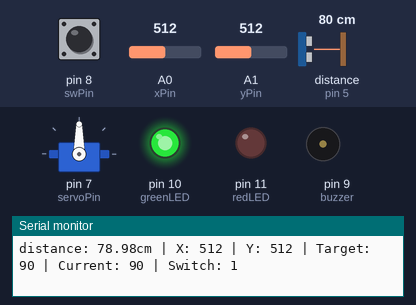
Recording of a sketch running on a simulated Arduino Uno, built with avr-gcc and run on an emulated ATmega328P. Shown: servo, output pins drawn as LEDs (lit = HIGH), buzzer (waves = sounding, pin HIGH), the last lines printed to the serial monitor. Wiring (inferred from the names in the program): ultrasonic range finder: trigger pin 6; echo pin 5. The inputs (shaded band) are chosen by the test bench; at power-on: A0 (xPin) = 512, distance to the obstacle (sensor on pin 5) 80 cm, pin 8 (swPin) HIGH, A1 (yPin) = 512. The echo pulse lasts 58.3 µs per cm; pins used as bus, display or sensor lines are not drawn.

Above: at 1.2 s.
1.3 s: A0 (xPin) set to 716
At 2.27 s:
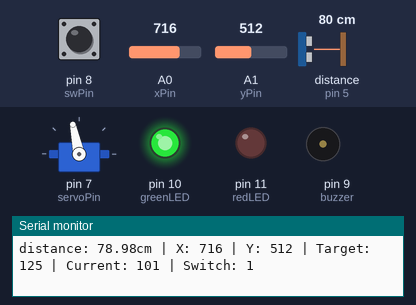
At 4.25 s:
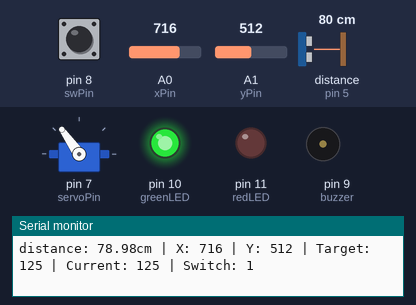
4.3 s: A0 (xPin) set to 1023
At 5.53 s:
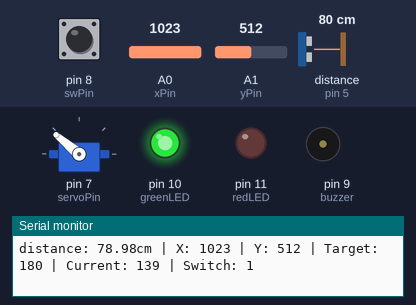
7.3 s: distance to the obstacle (sensor on pin 5) set to 22 cm
10.3 s: distance to the obstacle (sensor on pin 5) set to 19 cm
At 10.7 s:
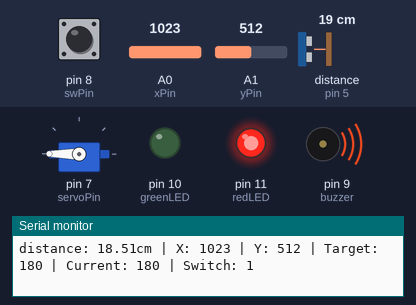
11.8 s: pin 8 (swPin) pulled LOW for 0.15 s
14.8 s: A0 (xPin) set to 80
Timing chart, 0 to 21.3 s (numbered marks = the images above; inputs shaded):
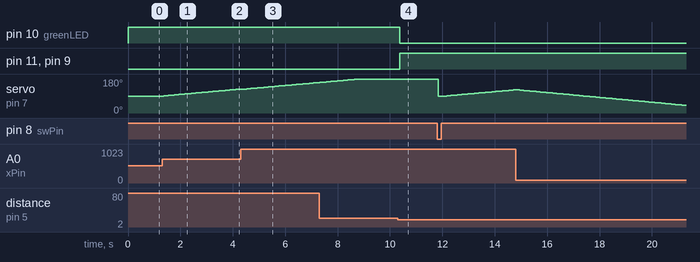

The sketch:

Joystick_Controlled_Ultrasonic_Scanner.ino
```cpp
#include <Servo.h>

int servoPin = 7;
Servo servo;
int currentAngle = 90;
int targetAngle = 90;

int xPin = A0;
int yPin = A1;
int swPin = 8;

int greenLED = 10;
int redLED = 11;
int buzzer = 9;

int trigPin = 6;
int echoPin = 5;
float duration_us, distance_cm;

void setup() {
  Serial.begin(9600);

  servo.attach(servoPin);
  pinMode(swPin, INPUT_PULLUP);
  servo.write(currentAngle);

  pinMode(greenLED, OUTPUT);
  pinMode(redLED, OUTPUT);
  pinMode(buzzer, OUTPUT);

  pinMode(trigPin, OUTPUT);
  pinMode(echoPin, INPUT);
}

void loop() {
  int xValue = analogRead(xPin);
  int yValue = analogRead(yPin);
  targetAngle = map(xValue, 0, 1023, 0, 180);

  if (currentAngle < targetAngle) {
    currentAngle++;
  } else if (currentAngle > targetAngle) {
    currentAngle--;
  }

  servo.write(currentAngle);
  delay(10);


  if (digitalRead(swPin) == LOW) {
    currentAngle = 90;
    targetAngle = 90;
    servo.write(currentAngle);
    delay(300);
  }

  digitalWrite(trigPin, HIGH);
  delayMicroseconds(10);
  digitalWrite(trigPin, LOW);

  duration_us = pulseIn(echoPin, HIGH);
  distance_cm = 0.017 * duration_us;

  if(distance_cm <= 20){
    digitalWrite(redLED, HIGH);
    digitalWrite(greenLED,LOW);
    digitalWrite(buzzer, HIGH);
  }

  else if(distance_cm > 20){
    digitalWrite(redLED, LOW);
    digitalWrite(greenLED,HIGH);
    digitalWrite(buzzer, LOW);
  }

  Serial.print("distance: ");
  Serial.print(distance_cm);
  Serial.print("cm");
  Serial.print(" | X: ");
  Serial.print(xValue);
  Serial.print(" | Y: ");
  Serial.print(yValue);
  Serial.print(" | Target: ");
  Serial.print(targetAngle);
  Serial.print(" | Current: ");
  Serial.print(currentAngle);
  Serial.print(" | Switch: ");
  Serial.println(digitalRead(swPin));
}
```

Measured:
- the behaviour switches between 21 and 20 cm on distance to the obstacle (sensor on pin 5) (found by bisection; images 3 and 4)
- after the input at 1.3 s, servo on pin 7 (servoPin): moves from 90° to 125° over 2.7 s, starting after 0.07 s
- after the input at 4.3 s, servo on pin 7 (servoPin): moves from 125° to 161° over 2.9 s, starting after 0.06 s
- after the input at 10.3 s, pin 10 (greenLED): HIGH → LOW after 0.07 s; pin 11 (redLED), pin 9 (buzzer): LOW → HIGH after 0.07 s
